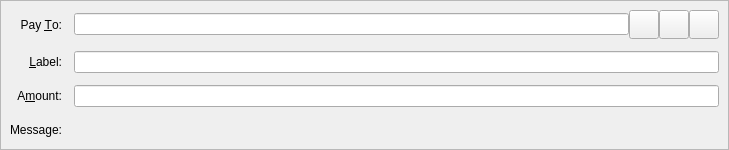
<?xml version="1.0" encoding="UTF-8"?>
<ui version="4.0">
 <class>SendCoinsEntry</class>
 <widget class="QStackedWidget" name="SendCoinsEntry">
  <property name="geometry">
   <rect>
    <x>0</x>
    <y>0</y>
    <width>729</width>
    <height>150</height>
   </rect>
  </property>
  <property name="focusPolicy">
   <enum>Qt::TabFocus</enum>
  </property>
  <property name="autoFillBackground">
   <bool>false</bool>
  </property>
  <widget class="QFrame" name="SendCoins">
   <property name="toolTip">
    <string>This is a normal payment.</string>
   </property>
   <property name="frameShape">
    <enum>QFrame::StyledPanel</enum>
   </property>
   <property name="frameShadow">
    <enum>QFrame::Sunken</enum>
   </property>
   <layout class="QGridLayout" name="gridLayout">
    <property name="spacing">
     <number>12</number>
    </property>
    <item row="0" column="0">
     <widget class="QLabel" name="payToLabel">
      <property name="text">
       <string>Pay &amp;To:</string>
      </property>
      <property name="alignment">
       <set>Qt::AlignRight|Qt::AlignTrailing|Qt::AlignVCenter</set>
      </property>
      <property name="buddy">
       <cstring>payTo</cstring>
      </property>
     </widget>
    </item>
    <item row="0" column="1">
     <layout class="QHBoxLayout" name="payToLayout">
      <property name="spacing">
       <number>0</number>
      </property>
      <item>
       <widget class="QValidatedLineEdit" name="payTo">
        <property name="toolTip">
         <string>The DogCoin address to send the payment to</string>
        </property>
       </widget>
      </item>
      <item>
       <widget class="QToolButton" name="addressBookButton">
        <property name="toolTip">
         <string>Choose previously used address</string>
        </property>
        <property name="text">
         <string/>
        </property>
        <property name="icon">
         <iconset resource="../bitcoin.qrc">
          <normaloff>:/icons/address-book</normaloff>:/icons/address-book</iconset>
        </property>
        <property name="iconSize">
         <size>
          <width>22</width>
          <height>22</height>
         </size>
        </property>
        <property name="shortcut">
         <string>Alt+A</string>
        </property>
       </widget>
      </item>
      <item>
       <widget class="QToolButton" name="pasteButton">
        <property name="toolTip">
         <string>Paste address from clipboard</string>
        </property>
        <property name="text">
         <string/>
        </property>
        <property name="icon">
         <iconset resource="../bitcoin.qrc">
          <normaloff>:/icons/editpaste</normaloff>:/icons/editpaste</iconset>
        </property>
        <property name="iconSize">
         <size>
          <width>22</width>
          <height>22</height>
         </size>
        </property>
        <property name="shortcut">
         <string>Alt+P</string>
        </property>
       </widget>
      </item>
      <item>
       <widget class="QToolButton" name="deleteButton">
        <property name="toolTip">
         <string>Remove this entry</string>
        </property>
        <property name="text">
         <string/>
        </property>
        <property name="icon">
         <iconset resource="../bitcoin.qrc">
          <normaloff>:/icons/remove</normaloff>:/icons/remove</iconset>
        </property>
        <property name="iconSize">
         <size>
          <width>22</width>
          <height>22</height>
         </size>
        </property>
       </widget>
      </item>
     </layout>
    </item>
    <item row="1" column="0">
     <widget class="QLabel" name="labellLabel">
      <property name="text">
       <string>&amp;Label:</string>
      </property>
      <property name="alignment">
       <set>Qt::AlignRight|Qt::AlignTrailing|Qt::AlignVCenter</set>
      </property>
      <property name="buddy">
       <cstring>addAsLabel</cstring>
      </property>
     </widget>
    </item>
    <item row="1" column="1">
     <widget class="QLineEdit" name="addAsLabel">
      <property name="toolTip">
       <string>Enter a label for this address to add it to the list of used addresses</string>
      </property>
     </widget>
    </item>
    <item row="2" column="0">
     <widget class="QLabel" name="amountLabel">
      <property name="text">
       <string>A&amp;mount:</string>
      </property>
      <property name="alignment">
       <set>Qt::AlignRight|Qt::AlignTrailing|Qt::AlignVCenter</set>
      </property>
      <property name="buddy">
       <cstring>payAmount</cstring>
      </property>
     </widget>
    </item>
    <item row="2" column="1">
     <widget class="BitcoinAmountField" name="payAmount"/>
    </item>
    <item row="3" column="0">
     <widget class="QLabel" name="messageLabel">
      <property name="text">
       <string>Message:</string>
      </property>
      <property name="alignment">
       <set>Qt::AlignRight|Qt::AlignTrailing|Qt::AlignVCenter</set>
      </property>
     </widget>
    </item>
    <item row="3" column="1">
     <widget class="QLabel" name="messageTextLabel">
      <property name="toolTip">
       <string>A message that was attached to the dogcoin: URI which will be stored with the transaction for your reference. Note: This message will not be sent over the DogCoin network.</string>
      </property>
      <property name="textFormat">
       <enum>Qt::PlainText</enum>
      </property>
     </widget>
    </item>
   </layout>
  </widget>
  <widget class="QFrame" name="SendCoins_InsecurePaymentRequest">
   <property name="palette">
    <palette>
     <active>
      <colorrole role="WindowText">
       <brush brushstyle="SolidPattern">
        <color alpha="255">
         <red>0</red>
         <green>0</green>
         <blue>0</blue>
        </color>
       </brush>
      </colorrole>
      <colorrole role="Button">
       <brush brushstyle="SolidPattern">
        <color alpha="255">
         <red>255</red>
         <green>255</green>
         <blue>127</blue>
        </color>
       </brush>
      </colorrole>
      <colorrole role="Light">
       <brush brushstyle="SolidPattern">
        <color alpha="255">
         <red>255</red>
         <green>255</green>
         <blue>255</blue>
        </color>
       </brush>
      </colorrole>
      <colorrole role="Midlight">
       <brush brushstyle="SolidPattern">
        <color alpha="255">
         <red>255</red>
         <green>255</green>
         <blue>191</blue>
        </color>
       </brush>
      </colorrole>
      <colorrole role="Dark">
       <brush brushstyle="SolidPattern">
        <color alpha="255">
         <red>127</red>
         <green>127</green>
         <blue>63</blue>
        </color>
       </brush>
      </colorrole>
      <colorrole role="Mid">
       <brush brushstyle="SolidPattern">
        <color alpha="255">
         <red>170</red>
         <green>170</green>
         <blue>84</blue>
        </color>
       </brush>
      </colorrole>
      <colorrole role="Text">
       <brush brushstyle="SolidPattern">
        <color alpha="255">
         <red>0</red>
         <green>0</green>
         <blue>0</blue>
        </color>
       </brush>
      </colorrole>
      <colorrole role="BrightText">
       <brush brushstyle="SolidPattern">
        <color alpha="255">
         <red>255</red>
         <green>255</green>
         <blue>255</blue>
        </color>
       </brush>
      </colorrole>
      <colorrole role="ButtonText">
       <brush brushstyle="SolidPattern">
        <color alpha="255">
         <red>0</red>
         <green>0</green>
         <blue>0</blue>
        </color>
       </brush>
      </colorrole>
      <colorrole role="Base">
       <brush brushstyle="SolidPattern">
        <color alpha="255">
         <red>255</red>
         <green>255</green>
         <blue>255</blue>
        </color>
       </brush>
      </colorrole>
      <colorrole role="Window">
       <brush brushstyle="SolidPattern">
        <color alpha="255">
         <red>255</red>
         <green>255</green>
         <blue>127</blue>
        </color>
       </brush>
      </colorrole>
      <colorrole role="Shadow">
       <brush brushstyle="SolidPattern">
        <color alpha="255">
         <red>0</red>
         <green>0</green>
         <blue>0</blue>
        </color>
       </brush>
      </colorrole>
      <colorrole role="AlternateBase">
       <brush brushstyle="SolidPattern">
        <color alpha="255">
         <red>255</red>
         <green>255</green>
         <blue>191</blue>
        </color>
       </brush>
      </colorrole>
      <colorrole role="ToolTipBase">
       <brush brushstyle="SolidPattern">
        <color alpha="255">
         <red>255</red>
         <green>255</green>
         <blue>220</blue>
        </color>
       </brush>
      </colorrole>
      <colorrole role="ToolTipText">
       <brush brushstyle="SolidPattern">
        <color alpha="255">
         <red>0</red>
         <green>0</green>
         <blue>0</blue>
        </color>
       </brush>
      </colorrole>
     </active>
     <inactive>
      <colorrole role="WindowText">
       <brush brushstyle="SolidPattern">
        <color alpha="255">
         <red>0</red>
         <green>0</green>
         <blue>0</blue>
        </color>
       </brush>
      </colorrole>
      <colorrole role="Button">
       <brush brushstyle="SolidPattern">
        <color alpha="255">
         <red>255</red>
         <green>255</green>
         <blue>127</blue>
        </color>
       </brush>
      </colorrole>
      <colorrole role="Light">
       <brush brushstyle="SolidPattern">
        <color alpha="255">
         <red>255</red>
         <green>255</green>
         <blue>255</blue>
        </color>
       </brush>
      </colorrole>
      <colorrole role="Midlight">
       <brush brushstyle="SolidPattern">
        <color alpha="255">
         <red>255</red>
         <green>255</green>
         <blue>191</blue>
        </color>
       </brush>
      </colorrole>
      <colorrole role="Dark">
       <brush brushstyle="SolidPattern">
        <color alpha="255">
         <red>127</red>
         <green>127</green>
         <blue>63</blue>
        </color>
       </brush>
      </colorrole>
      <colorrole role="Mid">
       <brush brushstyle="SolidPattern">
        <color alpha="255">
         <red>170</red>
         <green>170</green>
         <blue>84</blue>
        </color>
       </brush>
      </colorrole>
      <colorrole role="Text">
       <brush brushstyle="SolidPattern">
        <color alpha="255">
         <red>0</red>
         <green>0</green>
         <blue>0</blue>
        </color>
       </brush>
      </colorrole>
      <colorrole role="BrightText">
       <brush brushstyle="SolidPattern">
        <color alpha="255">
         <red>255</red>
         <green>255</green>
         <blue>255</blue>
        </color>
       </brush>
      </colorrole>
      <colorrole role="ButtonText">
       <brush brushstyle="SolidPattern">
        <color alpha="255">
         <red>0</red>
         <green>0</green>
         <blue>0</blue>
        </color>
       </brush>
      </colorrole>
      <colorrole role="Base">
       <brush brushstyle="SolidPattern">
        <color alpha="255">
         <red>255</red>
         <green>255</green>
         <blue>255</blue>
        </color>
       </brush>
      </colorrole>
      <colorrole role="Window">
       <brush brushstyle="SolidPattern">
        <color alpha="255">
         <red>255</red>
         <green>255</green>
         <blue>127</blue>
        </color>
       </brush>
      </colorrole>
      <colorrole role="Shadow">
       <brush brushstyle="SolidPattern">
        <color alpha="255">
         <red>0</red>
         <green>0</green>
         <blue>0</blue>
        </color>
       </brush>
      </colorrole>
      <colorrole role="AlternateBase">
       <brush brushstyle="SolidPattern">
        <color alpha="255">
         <red>255</red>
         <green>255</green>
         <blue>191</blue>
        </color>
       </brush>
      </colorrole>
      <colorrole role="ToolTipBase">
       <brush brushstyle="SolidPattern">
        <color alpha="255">
         <red>255</red>
         <green>255</green>
         <blue>220</blue>
        </color>
       </brush>
      </colorrole>
      <colorrole role="ToolTipText">
       <brush brushstyle="SolidPattern">
        <color alpha="255">
         <red>0</red>
         <green>0</green>
         <blue>0</blue>
        </color>
       </brush>
      </colorrole>
     </inactive>
     <disabled>
      <colorrole role="WindowText">
       <brush brushstyle="SolidPattern">
        <color alpha="255">
         <red>127</red>
         <green>127</green>
         <blue>63</blue>
        </color>
       </brush>
      </colorrole>
      <colorrole role="Button">
       <brush brushstyle="SolidPattern">
        <color alpha="255">
         <red>255</red>
         <green>255</green>
         <blue>127</blue>
        </color>
       </brush>
      </colorrole>
      <colorrole role="Light">
       <brush brushstyle="SolidPattern">
        <color alpha="255">
         <red>255</red>
         <green>255</green>
         <blue>255</blue>
        </color>
       </brush>
      </colorrole>
      <colorrole role="Midlight">
       <brush brushstyle="SolidPattern">
        <color alpha="255">
         <red>255</red>
         <green>255</green>
         <blue>191</blue>
        </color>
       </brush>
      </colorrole>
      <colorrole role="Dark">
       <brush brushstyle="SolidPattern">
        <color alpha="255">
         <red>127</red>
         <green>127</green>
         <blue>63</blue>
        </color>
       </brush>
      </colorrole>
      <colorrole role="Mid">
       <brush brushstyle="SolidPattern">
        <color alpha="255">
         <red>170</red>
         <green>170</green>
         <blue>84</blue>
        </color>
       </brush>
      </colorrole>
      <colorrole role="Text">
       <brush brushstyle="SolidPattern">
        <color alpha="255">
         <red>127</red>
         <green>127</green>
         <blue>63</blue>
        </color>
       </brush>
      </colorrole>
      <colorrole role="BrightText">
       <brush brushstyle="SolidPattern">
        <color alpha="255">
         <red>255</red>
         <green>255</green>
         <blue>255</blue>
        </color>
       </brush>
      </colorrole>
      <colorrole role="ButtonText">
       <brush brushstyle="SolidPattern">
        <color alpha="255">
         <red>127</red>
         <green>127</green>
         <blue>63</blue>
        </color>
       </brush>
      </colorrole>
      <colorrole role="Base">
       <brush brushstyle="SolidPattern">
        <color alpha="255">
         <red>255</red>
         <green>255</green>
         <blue>127</blue>
        </color>
       </brush>
      </colorrole>
      <colorrole role="Window">
       <brush brushstyle="SolidPattern">
        <color alpha="255">
         <red>255</red>
         <green>255</green>
         <blue>127</blue>
        </color>
       </brush>
      </colorrole>
      <colorrole role="Shadow">
       <brush brushstyle="SolidPattern">
        <color alpha="255">
         <red>0</red>
         <green>0</green>
         <blue>0</blue>
        </color>
       </brush>
      </colorrole>
      <colorrole role="AlternateBase">
       <brush brushstyle="SolidPattern">
        <color alpha="255">
         <red>255</red>
         <green>255</green>
         <blue>127</blue>
        </color>
       </brush>
      </colorrole>
      <colorrole role="ToolTipBase">
       <brush brushstyle="SolidPattern">
        <color alpha="255">
         <red>255</red>
         <green>255</green>
         <blue>220</blue>
        </color>
       </brush>
      </colorrole>
      <colorrole role="ToolTipText">
       <brush brushstyle="SolidPattern">
        <color alpha="255">
         <red>0</red>
         <green>0</green>
         <blue>0</blue>
        </color>
       </brush>
      </colorrole>
     </disabled>
    </palette>
   </property>
   <property name="toolTip">
    <string>This is an unverified payment request.</string>
   </property>
   <property name="autoFillBackground">
    <bool>true</bool>
   </property>
   <property name="frameShape">
    <enum>QFrame::StyledPanel</enum>
   </property>
   <property name="frameShadow">
    <enum>QFrame::Sunken</enum>
   </property>
   <layout class="QGridLayout" name="gridLayout_is">
    <property name="spacing">
     <number>12</number>
    </property>
    <item row="0" column="0">
     <widget class="QLabel" name="payToLabel_is">
      <property name="text">
       <string>Pay To:</string>
      </property>
      <property name="alignment">
       <set>Qt::AlignRight|Qt::AlignTrailing|Qt::AlignVCenter</set>
      </property>
     </widget>
    </item>
    <item row="0" column="1">
     <layout class="QHBoxLayout" name="payToLayout_is">
      <property name="spacing">
       <number>0</number>
      </property>
      <item>
       <widget class="QLabel" name="payTo_is"/>
      </item>
      <item>
       <widget class="QToolButton" name="deleteButton_is">
        <property name="toolTip">
         <string>Remove this entry</string>
        </property>
        <property name="text">
         <string/>
        </property>
        <property name="icon">
         <iconset resource="../bitcoin.qrc">
          <normaloff>:/icons/remove</normaloff>:/icons/remove</iconset>
        </property>
       </widget>
      </item>
     </layout>
    </item>
    <item row="1" column="0">
     <widget class="QLabel" name="memoLabel_is">
      <property name="text">
       <string>Memo:</string>
      </property>
      <property name="alignment">
       <set>Qt::AlignRight|Qt::AlignTrailing|Qt::AlignVCenter</set>
      </property>
     </widget>
    </item>
    <item row="1" column="1">
     <widget class="QLabel" name="memoTextLabel_is">
      <property name="textFormat">
       <enum>Qt::PlainText</enum>
      </property>
     </widget>
    </item>
    <item row="2" column="0">
     <widget class="QLabel" name="amountLabel_is">
      <property name="text">
       <string>A&amp;mount:</string>
      </property>
      <property name="alignment">
       <set>Qt::AlignRight|Qt::AlignTrailing|Qt::AlignVCenter</set>
      </property>
      <property name="buddy">
       <cstring>payAmount_is</cstring>
      </property>
     </widget>
    </item>
    <item row="2" column="1">
     <widget class="BitcoinAmountField" name="payAmount_is">
      <property name="acceptDrops">
       <bool>false</bool>
      </property>
     </widget>
    </item>
   </layout>
  </widget>
  <widget class="QFrame" name="SendCoins_SecurePaymentRequest">
   <property name="palette">
    <palette>
     <active>
      <colorrole role="WindowText">
       <brush brushstyle="SolidPattern">
        <color alpha="255">
         <red>0</red>
         <green>0</green>
         <blue>0</blue>
        </color>
       </brush>
      </colorrole>
      <colorrole role="Button">
       <brush brushstyle="SolidPattern">
        <color alpha="255">
         <red>140</red>
         <green>232</green>
         <blue>119</blue>
        </color>
       </brush>
      </colorrole>
      <colorrole role="Light">
       <brush brushstyle="SolidPattern">
        <color alpha="255">
         <red>230</red>
         <green>255</green>
         <blue>224</blue>
        </color>
       </brush>
      </colorrole>
      <colorrole role="Midlight">
       <brush brushstyle="SolidPattern">
        <color alpha="255">
         <red>185</red>
         <green>243</green>
         <blue>171</blue>
        </color>
       </brush>
      </colorrole>
      <colorrole role="Dark">
       <brush brushstyle="SolidPattern">
        <color alpha="255">
         <red>70</red>
         <green>116</green>
         <blue>59</blue>
        </color>
       </brush>
      </colorrole>
      <colorrole role="Mid">
       <brush brushstyle="SolidPattern">
        <color alpha="255">
         <red>93</red>
         <green>155</green>
         <blue>79</blue>
        </color>
       </brush>
      </colorrole>
      <colorrole role="Text">
       <brush brushstyle="SolidPattern">
        <color alpha="255">
         <red>0</red>
         <green>0</green>
         <blue>0</blue>
        </color>
       </brush>
      </colorrole>
      <colorrole role="BrightText">
       <brush brushstyle="SolidPattern">
        <color alpha="255">
         <red>155</red>
         <green>255</green>
         <blue>147</blue>
        </color>
       </brush>
      </colorrole>
      <colorrole role="ButtonText">
       <brush brushstyle="SolidPattern">
        <color alpha="255">
         <red>0</red>
         <green>0</green>
         <blue>0</blue>
        </color>
       </brush>
      </colorrole>
      <colorrole role="Base">
       <brush brushstyle="SolidPattern">
        <color alpha="255">
         <red>119</red>
         <green>255</green>
         <blue>233</blue>
        </color>
       </brush>
      </colorrole>
      <colorrole role="Window">
       <brush brushstyle="SolidPattern">
        <color alpha="255">
         <red>140</red>
         <green>232</green>
         <blue>119</blue>
        </color>
       </brush>
      </colorrole>
      <colorrole role="Shadow">
       <brush brushstyle="SolidPattern">
        <color alpha="255">
         <red>0</red>
         <green>0</green>
         <blue>0</blue>
        </color>
       </brush>
      </colorrole>
      <colorrole role="AlternateBase">
       <brush brushstyle="SolidPattern">
        <color alpha="255">
         <red>197</red>
         <green>243</green>
         <blue>187</blue>
        </color>
       </brush>
      </colorrole>
      <colorrole role="NoRole">
       <brush brushstyle="SolidPattern">
        <color alpha="255">
         <red>125</red>
         <green>194</green>
         <blue>122</blue>
        </color>
       </brush>
      </colorrole>
      <colorrole role="ToolTipBase">
       <brush brushstyle="SolidPattern">
        <color alpha="255">
         <red>255</red>
         <green>255</green>
         <blue>220</blue>
        </color>
       </brush>
      </colorrole>
      <colorrole role="ToolTipText">
       <brush brushstyle="SolidPattern">
        <color alpha="255">
         <red>0</red>
         <green>0</green>
         <blue>0</blue>
        </color>
       </brush>
      </colorrole>
     </active>
     <inactive>
      <colorrole role="WindowText">
       <brush brushstyle="SolidPattern">
        <color alpha="255">
         <red>0</red>
         <green>0</green>
         <blue>0</blue>
        </color>
       </brush>
      </colorrole>
      <colorrole role="Button">
       <brush brushstyle="SolidPattern">
        <color alpha="255">
         <red>140</red>
         <green>232</green>
         <blue>119</blue>
        </color>
       </brush>
      </colorrole>
      <colorrole role="Light">
       <brush brushstyle="SolidPattern">
        <color alpha="255">
         <red>230</red>
         <green>255</green>
         <blue>224</blue>
        </color>
       </brush>
      </colorrole>
      <colorrole role="Midlight">
       <brush brushstyle="SolidPattern">
        <color alpha="255">
         <red>185</red>
         <green>243</green>
         <blue>171</blue>
        </color>
       </brush>
      </colorrole>
      <colorrole role="Dark">
       <brush brushstyle="SolidPattern">
        <color alpha="255">
         <red>70</red>
         <green>116</green>
         <blue>59</blue>
        </color>
       </brush>
      </colorrole>
      <colorrole role="Mid">
       <brush brushstyle="SolidPattern">
        <color alpha="255">
         <red>93</red>
         <green>155</green>
         <blue>79</blue>
        </color>
       </brush>
      </colorrole>
      <colorrole role="Text">
       <brush brushstyle="SolidPattern">
        <color alpha="255">
         <red>0</red>
         <green>0</green>
         <blue>0</blue>
        </color>
       </brush>
      </colorrole>
      <colorrole role="BrightText">
       <brush brushstyle="SolidPattern">
        <color alpha="255">
         <red>155</red>
         <green>255</green>
         <blue>147</blue>
        </color>
       </brush>
      </colorrole>
      <colorrole role="ButtonText">
       <brush brushstyle="SolidPattern">
        <color alpha="255">
         <red>0</red>
         <green>0</green>
         <blue>0</blue>
        </color>
       </brush>
      </colorrole>
      <colorrole role="Base">
       <brush brushstyle="SolidPattern">
        <color alpha="255">
         <red>119</red>
         <green>255</green>
         <blue>233</blue>
        </color>
       </brush>
      </colorrole>
      <colorrole role="Window">
       <brush brushstyle="SolidPattern">
        <color alpha="255">
         <red>140</red>
         <green>232</green>
         <blue>119</blue>
        </color>
       </brush>
      </colorrole>
      <colorrole role="Shadow">
       <brush brushstyle="SolidPattern">
        <color alpha="255">
         <red>0</red>
         <green>0</green>
         <blue>0</blue>
        </color>
       </brush>
      </colorrole>
      <colorrole role="AlternateBase">
       <brush brushstyle="SolidPattern">
        <color alpha="255">
         <red>197</red>
         <green>243</green>
         <blue>187</blue>
        </color>
       </brush>
      </colorrole>
      <colorrole role="NoRole">
       <brush brushstyle="SolidPattern">
        <color alpha="255">
         <red>125</red>
         <green>194</green>
         <blue>122</blue>
        </color>
       </brush>
      </colorrole>
      <colorrole role="ToolTipBase">
       <brush brushstyle="SolidPattern">
        <color alpha="255">
         <red>255</red>
         <green>255</green>
         <blue>220</blue>
        </color>
       </brush>
      </colorrole>
      <colorrole role="ToolTipText">
       <brush brushstyle="SolidPattern">
        <color alpha="255">
         <red>0</red>
         <green>0</green>
         <blue>0</blue>
        </color>
       </brush>
      </colorrole>
     </inactive>
     <disabled>
      <colorrole role="WindowText">
       <brush brushstyle="SolidPattern">
        <color alpha="255">
         <red>70</red>
         <green>116</green>
         <blue>59</blue>
        </color>
       </brush>
      </colorrole>
      <colorrole role="Button">
       <brush brushstyle="SolidPattern">
        <color alpha="255">
         <red>140</red>
         <green>232</green>
         <blue>119</blue>
        </color>
       </brush>
      </colorrole>
      <colorrole role="Light">
       <brush brushstyle="SolidPattern">
        <color alpha="255">
         <red>230</red>
         <green>255</green>
         <blue>224</blue>
        </color>
       </brush>
      </colorrole>
      <colorrole role="Midlight">
       <brush brushstyle="SolidPattern">
        <color alpha="255">
         <red>185</red>
         <green>243</green>
         <blue>171</blue>
        </color>
       </brush>
      </colorrole>
      <colorrole role="Dark">
       <brush brushstyle="SolidPattern">
        <color alpha="255">
         <red>70</red>
         <green>116</green>
         <blue>59</blue>
        </color>
       </brush>
      </colorrole>
      <colorrole role="Mid">
       <brush brushstyle="SolidPattern">
        <color alpha="255">
         <red>93</red>
         <green>155</green>
         <blue>79</blue>
        </color>
       </brush>
      </colorrole>
      <colorrole role="Text">
       <brush brushstyle="SolidPattern">
        <color alpha="255">
         <red>70</red>
         <green>116</green>
         <blue>59</blue>
        </color>
       </brush>
      </colorrole>
      <colorrole role="BrightText">
       <brush brushstyle="SolidPattern">
        <color alpha="255">
         <red>155</red>
         <green>255</green>
         <blue>147</blue>
        </color>
       </brush>
      </colorrole>
      <colorrole role="ButtonText">
       <brush brushstyle="SolidPattern">
        <color alpha="255">
         <red>70</red>
         <green>116</green>
         <blue>59</blue>
        </color>
       </brush>
      </colorrole>
      <colorrole role="Base">
       <brush brushstyle="SolidPattern">
        <color alpha="255">
         <red>140</red>
         <green>232</green>
         <blue>119</blue>
        </color>
       </brush>
      </colorrole>
      <colorrole role="Window">
       <brush brushstyle="SolidPattern">
        <color alpha="255">
         <red>140</red>
         <green>232</green>
         <blue>119</blue>
        </color>
       </brush>
      </colorrole>
      <colorrole role="Shadow">
       <brush brushstyle="SolidPattern">
        <color alpha="255">
         <red>0</red>
         <green>0</green>
         <blue>0</blue>
        </color>
       </brush>
      </colorrole>
      <colorrole role="AlternateBase">
       <brush brushstyle="SolidPattern">
        <color alpha="255">
         <red>140</red>
         <green>232</green>
         <blue>119</blue>
        </color>
       </brush>
      </colorrole>
      <colorrole role="NoRole">
       <brush brushstyle="SolidPattern">
        <color alpha="255">
         <red>125</red>
         <green>194</green>
         <blue>122</blue>
        </color>
       </brush>
      </colorrole>
      <colorrole role="ToolTipBase">
       <brush brushstyle="SolidPattern">
        <color alpha="255">
         <red>255</red>
         <green>255</green>
         <blue>220</blue>
        </color>
       </brush>
      </colorrole>
      <colorrole role="ToolTipText">
       <brush brushstyle="SolidPattern">
        <color alpha="255">
         <red>0</red>
         <green>0</green>
         <blue>0</blue>
        </color>
       </brush>
      </colorrole>
     </disabled>
    </palette>
   </property>
   <property name="toolTip">
    <string>This is a verified payment request.</string>
   </property>
   <property name="autoFillBackground">
    <bool>true</bool>
   </property>
   <property name="frameShape">
    <enum>QFrame::StyledPanel</enum>
   </property>
   <property name="frameShadow">
    <enum>QFrame::Sunken</enum>
   </property>
   <layout class="QGridLayout" name="gridLayout_s">
    <property name="spacing">
     <number>12</number>
    </property>
    <item row="0" column="0">
     <widget class="QLabel" name="payToLabel_s">
      <property name="text">
       <string>Pay To:</string>
      </property>
      <property name="alignment">
       <set>Qt::AlignRight|Qt::AlignTrailing|Qt::AlignVCenter</set>
      </property>
     </widget>
    </item>
    <item row="0" column="1">
     <layout class="QHBoxLayout" name="payToLayout_s">
      <property name="spacing">
       <number>0</number>
      </property>
      <item>
       <widget class="QLabel" name="payTo_s">
        <property name="textFormat">
         <enum>Qt::PlainText</enum>
        </property>
       </widget>
      </item>
      <item>
       <widget class="QToolButton" name="deleteButton_s">
        <property name="toolTip">
         <string>Remove this entry</string>
        </property>
        <property name="text">
         <string/>
        </property>
        <property name="icon">
         <iconset resource="../bitcoin.qrc">
          <normaloff>:/icons/remove</normaloff>:/icons/remove</iconset>
        </property>
       </widget>
      </item>
     </layout>
    </item>
    <item row="1" column="0">
     <widget class="QLabel" name="memoLabel_s">
      <property name="text">
       <string>Memo:</string>
      </property>
      <property name="alignment">
       <set>Qt::AlignRight|Qt::AlignTrailing|Qt::AlignVCenter</set>
      </property>
     </widget>
    </item>
    <item row="1" column="1">
     <widget class="QLabel" name="memoTextLabel_s">
      <property name="textFormat">
       <enum>Qt::PlainText</enum>
      </property>
     </widget>
    </item>
    <item row="2" column="0">
     <widget class="QLabel" name="amountLabel_s">
      <property name="text">
       <string>A&amp;mount:</string>
      </property>
      <property name="alignment">
       <set>Qt::AlignRight|Qt::AlignTrailing|Qt::AlignVCenter</set>
      </property>
      <property name="buddy">
       <cstring>payAmount_s</cstring>
      </property>
     </widget>
    </item>
    <item row="2" column="1">
     <widget class="BitcoinAmountField" name="payAmount_s">
      <property name="acceptDrops">
       <bool>false</bool>
      </property>
     </widget>
    </item>
   </layout>
  </widget>
 </widget>
 <customwidgets>
  <customwidget>
   <class>QValidatedLineEdit</class>
   <extends>QLineEdit</extends>
   <header>qvalidatedlineedit.h</header>
  </customwidget>
  <customwidget>
   <class>BitcoinAmountField</class>
   <extends>QLineEdit</extends>
   <header>bitcoinamountfield.h</header>
  </customwidget>
 </customwidgets>
 <tabstops>
  <tabstop>payTo</tabstop>
  <tabstop>addressBookButton</tabstop>
  <tabstop>pasteButton</tabstop>
  <tabstop>deleteButton</tabstop>
  <tabstop>addAsLabel</tabstop>
  <tabstop>payAmount</tabstop>
  <tabstop>payAmount_is</tabstop>
  <tabstop>deleteButton_is</tabstop>
  <tabstop>payAmount_s</tabstop>
  <tabstop>deleteButton_s</tabstop>
 </tabstops>
 <resources>
  <include location="../bitcoin.qrc"/>
 </resources>
 <connections/>
</ui>
